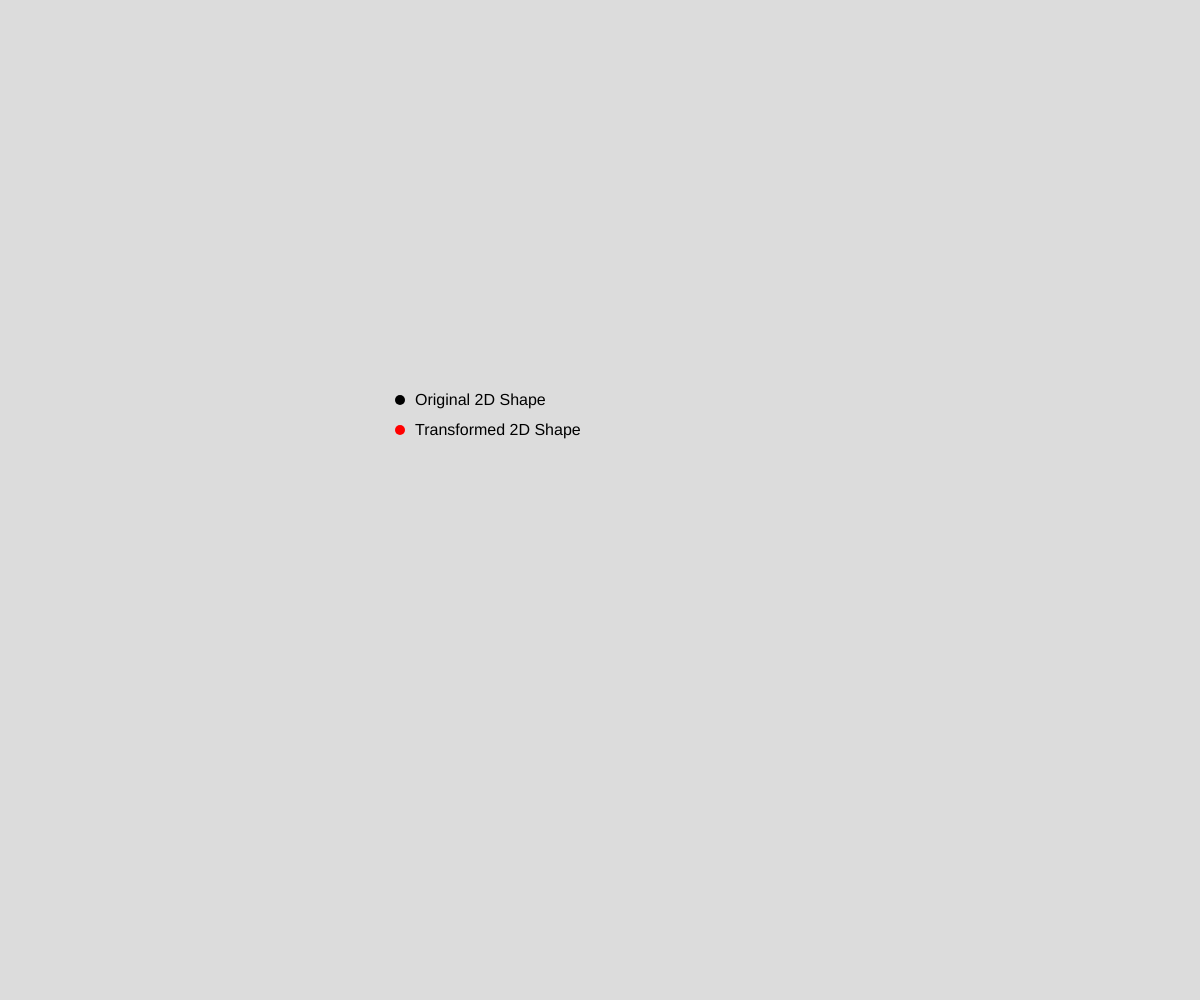
Frame 1 (no input)
Frame 2 (the mouse pressed at the canvas centre, redrawn once): identical to frame 1, image omitted

The p5.js sketch that drew this single still picture (run headless with seeded random() and noise() and a simulated clock; the mouse was pressed at the canvas centre and the sketch redrawn once):

// p5.js sketch
// ── sketch.js
function setup() {
	createCanvas(windowWidth, windowHeight);
}

function draw() {
	background(220);

	let s = new Shapes();
	s.writeLegend();

	// ?Mark only one function at a time as uncommented
	// translation(); //triangle
	// rotation(); //rectangle
	// scaling(); //triangle
	// reflection(); //line
	// shear(); //rectangle
	noLoop();
}

function translation() {
	let t = new Translation();
	t.performTranslation();
}

function rotation() {
	let r = new Rotation();
	r.performRotation();
}

function scaling() {
	let s = new Scale();
	s.performScaling();
}

function reflection() {
	let r = new Reflection("y");
	r.performReflection();
}

function shear() {
	let s = new Shear("x");
	s.performShear();
}

/**
 *
 * @param {Array<Array<Number>>} a m*n matrix
 * @param {Array<Numer>} b n*1 matrix
 * @returns Product of the matrices (m*1)
 */
function multiplyMatrices(a, b) {
	let result = new Array(a.length);
	if (a[0].length == b.length) {
		for (let i = 0; i < a.length; i++) {
			result[i] = new Array(1);
			for (let j = 0; j < 1; j++) {
				result[i][j] = 0;
				for (let k = 0; k < a[0].length; k++) {
					result[i][j] += a[i][k] * b[k];
				}
			}
		}
	} else {
		print("The matrices cannot be multiplied.");
	}
	return result;
}

/**
 *
 * @param {Array<Array<Number>>} t_mat 3*3 Transformation Matrix
 * @param {Array<Array<Number>>} a m*3 Matrix to be transformed
 * @returns m*3 Transformed matrix
 */
function transformShape(t_mat, a) {
	let transformedMatrix = [];
	a.forEach((e) => {
		let newRow = multiplyMatrices(t_mat, e);
		transformedMatrix.push(newRow);
	});
	return transformedMatrix;
}

class Shapes {
	/**
	 *
	 * @param {Array} a 2*n Matrix
	 */
	drawLine(a) {
		if (a.length < 2) {
			print("Matrix length is not valid to draw a line");
			return;
		}
		strokeWeight(3);
		beginShape();
		vertex(a[0][0], a[0][1]);
		vertex(a[1][0], a[1][1]);
		endShape();
	}

	/**
	 *
	 * @param {Array} a 3*n Matrix
	 */
	drawTriangle(a) {
		if (a.length < 3) {
			print("Matrix length is not valid to draw a triangle");
			return;
		}
		strokeWeight(3);
		noFill();
		beginShape();
		vertex(a[0][0], a[0][1]);
		vertex(a[1][0], a[1][1]);
		vertex(a[2][0], a[2][1]);
		endShape(CLOSE);
	}

	/**
	 *
	 * @param {Array} a 4*n Matrix
	 */
	drawQuad(a) {
		if (a.length < 4) {
			print("Matrix length is not valid to draw a rectangle");
			return;
		}
		noFill();
		strokeWeight(3);
		beginShape();
		vertex(a[0][0], a[0][1]);
		vertex(a[1][0], a[1][1]);
		vertex(a[2][0], a[2][1]);
		vertex(a[3][0], a[3][1]);
		endShape(CLOSE);
	}

	writeText(value, x, y) {
		textSize(16);
		noStroke();
		fill("black");
		text(value, x, y);
	}

	drawPoint(color, x, y) {
		stroke(color);
		strokeWeight(10);
		point(x, y);
	}

	writeLegend() {
		this.drawPoint("black", 400, 400);
		this.writeText("Original 2D Shape", 415, 405);
		this.drawPoint("red", 400, 430);
		this.writeText("Transformed 2D Shape", 415, 435);
	}
}

class Translation extends Shapes {
	constructor() {
		super();
		this.mat = [
			[40, 40, 1],
			[100, 40, 1],
			[140, 200, 1],
		];
		this.tf = [100, 200];
	}

	performTranslation() {
		this.initial();
		this.final();
	}

	drawShape(mat, isTransformed) {
		if (isTransformed) stroke("red");
		else stroke("black");
		this.drawTriangle(mat);
	}

	initial() {
		this.drawShape(this.mat);
		this.translation_mat = [
			[1, 0, this.tf[0]],
			[0, 1, this.tf[1]],
			[0, 0, 1],
		];
	}

	final() {
		let translatedCoordinates = transformShape(this.translation_mat, this.mat);
		this.drawShape(translatedCoordinates, true);
	}
}

class Rotation extends Shapes {
	constructor() {
		super();
		this.mat = [
			[40, 40, 1],
			[220, 40, 1],
			[220, 200, 1],
			[40, 200, 1],
		];
		this.angle = radians(40);
	}

	performRotation() {
		this.initial();
		this.final();
	}

	drawShape(mat, isTransformed) {
		if (isTransformed) stroke("red");
		else stroke("black");
		this.drawQuad(mat);
	}

	initial() {
		this.drawShape(this.mat);
		this.translation_mat = [
			[cos(this.angle), -sin(this.angle), 0],
			[sin(this.angle), cos(this.angle), 0],
			[0, 0, 1],
		];
	}

	final() {
		let rotatedCoordinates = transformShape(this.translation_mat, this.mat);
		translate(150, 200);
		this.drawShape(rotatedCoordinates, true);
	}
}

class Scale extends Shapes {
	constructor() {
		super();
		this.mat = [
			[40, 40, 1],
			[100, 40, 1],
			[140, 200, 1],
		];
		this.sf = [2, 1.5];
	}

	performScaling() {
		this.initial();
		this.final();
	}

	drawShape(mat, isTransformed) {
		if (isTransformed) stroke("red");
		else stroke("black");
		this.drawTriangle(mat);
	}

	initial() {
		this.drawShape(this.mat);
		this.scaling_mat = [
			[this.sf[0], 0, 0],
			[0, this.sf[1], 0],
			[0, 0, 1],
		];
	}

	final() {
		let scaledCoordinates = transformShape(this.scaling_mat, this.mat);
		this.drawShape(scaledCoordinates, true);
	}
}

class Reflection extends Shapes {
	/**
	 *
	 * @param {String} reflectionAxis `x` for `X-Axis`, `y` f	or `Y-Axis`, `xy` for `x=y`, Defaults to `Origin`
	 */
	constructor(reflectionAxis) {
		super();
		this.mat = [
			[500, 350, 1],
			[360, 280, 1],
		];
		this.axis = [250, 250, 0];
		this.reflectionAxis = reflectionAxis;
	}

	performReflection() {
		this.initial();
		this.final();
	}

	drawShape(mat, isTransformed) {
		if (isTransformed) stroke("red");
		else stroke("black");
		this.drawLine(mat);
	}

	initial() {
		this.drawShape(this.mat);
		let reflectionMat = [];
		let tf = [this.mat[0][0], this.mat[0][1]];
		switch (this.reflectionAxis) {
			case "x":
				reflectionMat = [
					[1, 0, 0],
					[0, -1, 0],
					[0, 0, 1],
				];
				tf = [0, tf[1] + 150];
				break;
			case "y":
				reflectionMat = [
					[-1, 0, 0],
					[0, 1, 0],
					[0, 0, 1],
				];
				tf = [tf[0] + 150, 0];

				break;
			case "xy":
				reflectionMat = [
					[0, 1, 0],
					[1, 0, 0],
					[0, 0, 1],
				];
				tf = [0, 0];
				break;
			default:
				reflectionMat = [
					[-1, 0, 0],
					[0, -1, 0],
					[0, 0, 1],
				];
				tf = [tf[0] + 150, tf[1] + 150];
				break;
		}
		this.ref_mat = reflectionMat;
		this.tf = tf;
	}

	final() {
		let reflectedCoordinates = transformShape(this.ref_mat, this.mat);
		translate(this.tf[0], this.tf[1]);
		this.drawShape(reflectedCoordinates, true);
	}
}

class Shear extends Shapes {
	/**
	 *
	 * @param {String} shearAxis `y` for Shear on `Y-Axis`, Defaults to `X-Axis`.
	 */
	constructor(shearAxis) {
		super();
		this.mat = [
			[40, 40, 1],
			[220, 40, 1],
			[220, 200, 1],
			[40, 200, 1],
		];
		this.sh = [radians(30), radians(50)];
		this.shearAxis = shearAxis;
	}

	performShear() {
		this.initial();
		this.final();
	}

	drawShape(mat, isTransformed) {
		if (isTransformed) stroke("red");
		else stroke("black");
		this.drawQuad(mat);
	}

	initial() {
		this.drawShape(this.mat);
		switch (this.shearAxis) {
			case "y":
				this.shearing_mat = [
					[1, 0, 0],
					[this.sh[1], 1, 0],
					[0, 0, 1],
				];
				break;
			default:
				this.shearing_mat = [
					[1, this.sh[0], 0],
					[0, 1, 0],
					[0, 0, 1],
				];
				break;
		}
	}

	final() {
		let shearCoordinates = transformShape(this.shearing_mat, this.mat);
		this.drawShape(shearCoordinates, true);
	}
}
